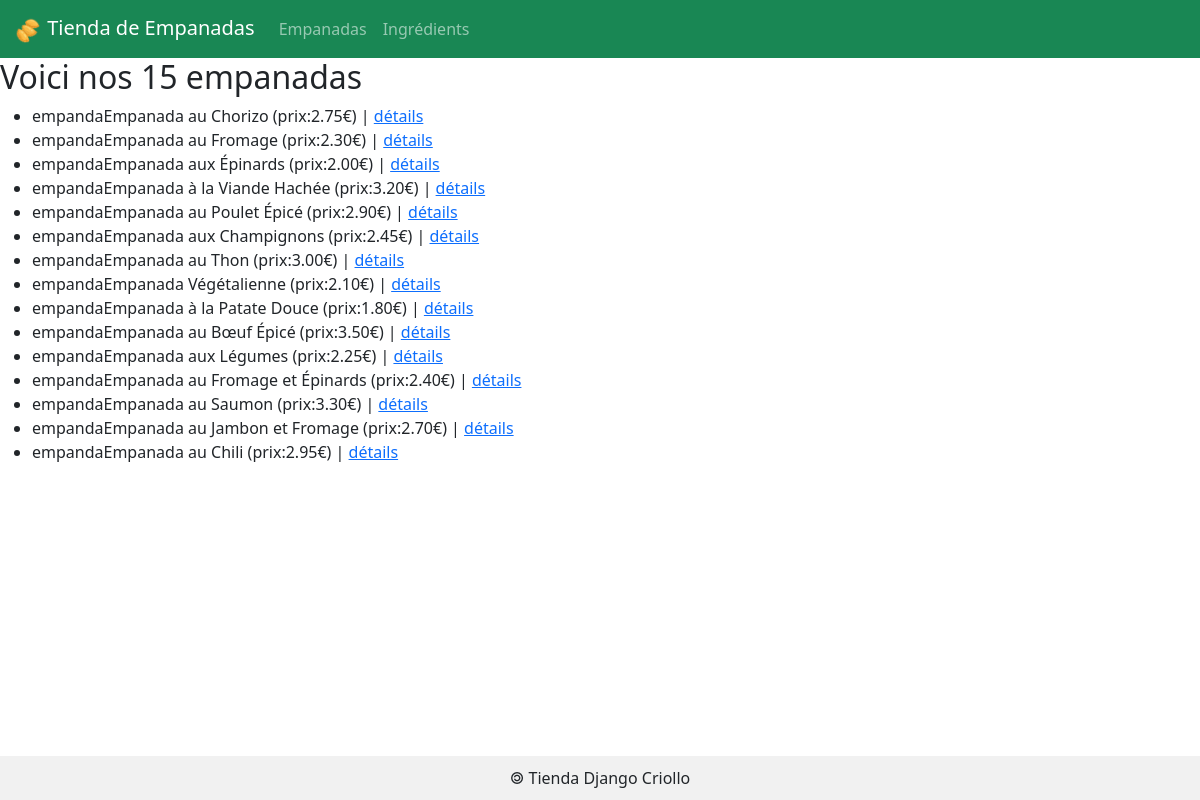
The page /empanadas/ on the database as committed earlier.
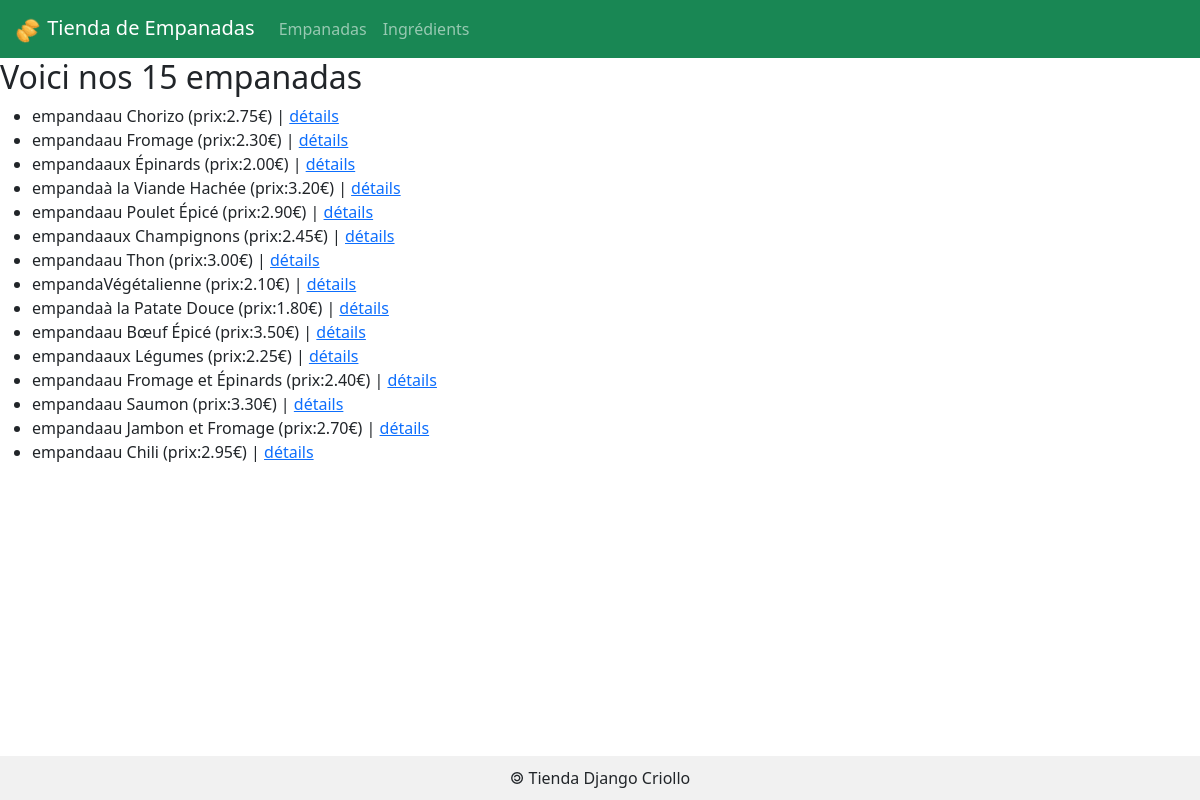
The same page on the database as committed later.
### empanadas/models.py (models this page shows)
class Empanada(models.Model) :
    idEmpanada    = models.AutoField(    primary_key    = True )
    nomEmpanada   = models.CharField(   max_length      = 50   )
    prix          = models.DecimalField( max_digits     = 6, decimal_places = 2 )
    def __str__(self) :
        return 'empanda'+self.nomEmpanada+' (prix:'+str(self.prix)+'€)'

### empanadas/views.py (the view)
# urls.py: path('empanadas/', views.empanadas),
def empanadas(request):
    lesEmpanadas = Empanada.objects.all()
    return render(request,'empanadas/empanadas.html',{'empanadas' : lesEmpanadas} )

### empanadas/templates/empanadas/empanadas.html (shortened to what this page needs)
{% extends 'empanadas/base.html' %}
{% block main %}
<h2>Voici nos {{empanadas|length}} empanadas</h2>
<ul>
	{% for emp in empanadas %}
	<li>
		{{emp}} | <a href="/empanada/{{emp.idEmpanada}}"> détails</a>
	</li>
	{% endfor %}
</ul>
{% endblock %}

### empanadas/templates/empanadas/base.html (shortened to what this page needs)
{% load static %}
<!DOCTYPE html>
<html lang="fr">
<head>
    <link href="https://cdn.jsdelivr.net/npm/bootstrap@5.0.2/dist/css/bootstrap.min.css" rel="stylesheet">
    <link rel="stylesheet" href="{% static 'empanadas/css/styles.css' %}">
</head>
<body>
    <header>
        {% include 'empanadas/menu.html' %}
    </header>
    <main>
        {% block main%} {% endblock %}
    </main>
    <footer>
        {% include 'empanadas/footer.html' %}
    </footer>
</body>
</html>

### empanadas/templates/empanadas/menu.html (shortened to what this page needs)
{% load static %}
<nav class="navbar navbar-expand-lg navbar-dark bg-success">
  <div class="container-fluid">
    <a class="navbar-brand" href="#">
	<img src="{% static 'empanadas/img/icone.png' %}" alt="Logo" width="30" height="30">
	Tienda de Empanadas
    </a>
    <div class="collapse navbar-collapse" id="navbarText">
      <ul class="navbar-nav me-auto mb-2 mb-lg-0">
        <li class="nav-item">
          <a class="nav-link" href="/empanadas">Empanadas</a>
        </li>
        <li class="nav-item">
          <a class="nav-link" href="/ingredients">Ingrédients</a>
        </li>
    </div>
  </div>
</nav>

### empanadas/templates/empanadas/footer.html
&#127279; Tienda Django Criollo

### empanadas/static/empanadas/css/styles.css (style rules this page uses)
html, body { height: 100%; margin: 0; display: flex; flex-direction: column; }
main { flex: 1; }
footer { background-color: #f1f1f1; text-align: center; padding: 10px; }

Rows that differ between the two databases and show on the page:
changed Empanada: nomEmpanada+prix "empandaEmpanada au Chorizo (prix:2.75€)" → "empandaau Chorizo (prix:2.75€)"
changed Empanada: nomEmpanada+prix "empandaEmpanada au Fromage (prix:2.30€)" → "empandaau Fromage (prix:2.30€)"
changed Empanada: nomEmpanada+prix "empandaEmpanada aux Épinards (prix:2.00€)" → "empandaaux Épinards (prix:2.00€)"
changed Empanada: nomEmpanada+prix "empandaEmpanada à la Viande Hachée (prix:3.20€)" → "empandaà la Viande Hachée (prix:3.20€)"
changed Empanada: nomEmpanada+prix "empandaEmpanada au Poulet Épicé (prix:2.90€)" → "empandaau Poulet Épicé (prix:2.90€)"
changed Empanada: nomEmpanada+prix "empandaEmpanada aux Champignons (prix:2.45€)" → "empandaaux Champignons (prix:2.45€)"
changed Empanada: nomEmpanada+prix "empandaEmpanada au Thon (prix:3.00€)" → "empandaau Thon (prix:3.00€)"
changed Empanada: nomEmpanada+prix "empandaEmpanada Végétalienne (prix:2.10€)" → "empandaVégétalienne (prix:2.10€)"
changed Empanada: nomEmpanada+prix "empandaEmpanada à la Patate Douce (prix:1.80€)" → "empandaà la Patate Douce (prix:1.80€)"
changed Empanada: nomEmpanada+prix "empandaEmpanada au Bœuf Épicé (prix:3.50€)" → "empandaau Bœuf Épicé (prix:3.50€)"
changed Empanada: nomEmpanada+prix "empandaEmpanada aux Légumes (prix:2.25€)" → "empandaaux Légumes (prix:2.25€)"
changed Empanada: nomEmpanada+prix "empandaEmpanada au Fromage et Épinards (prix:2.40€)" → "empandaau Fromage et Épinards (prix:2.40€)"
changed Empanada: nomEmpanada+prix "empandaEmpanada au Saumon (prix:3.30€)" → "empandaau Saumon (prix:3.30€)"
changed Empanada: nomEmpanada+prix "empandaEmpanada au Jambon et Fromage (prix:2.70€)" → "empandaau Jambon et Fromage (prix:2.70€)"
changed Empanada: nomEmpanada+prix "empandaEmpanada au Chili (prix:2.95€)" → "empandaau Chili (prix:2.95€)"
